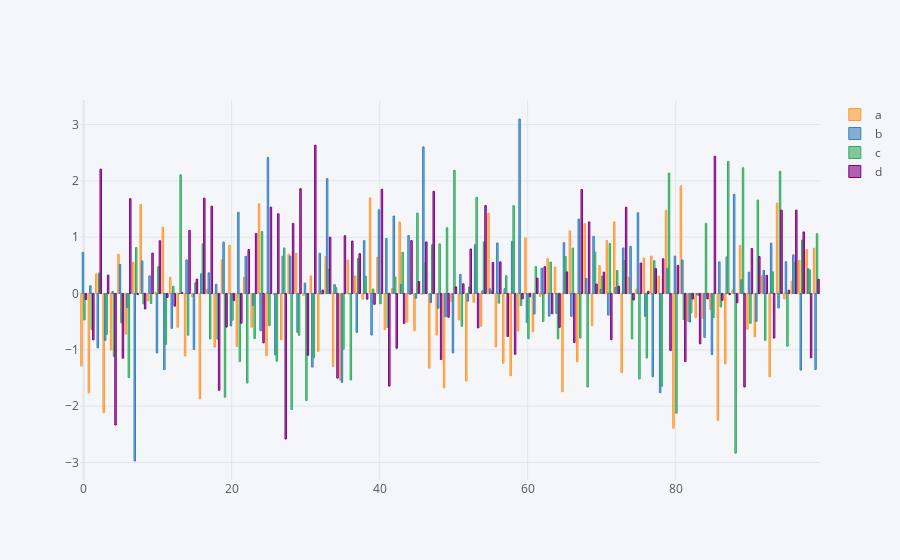

The cell this chart's notebook holds for it:
### Code cell
dataframe.iplot(kind='bar')
